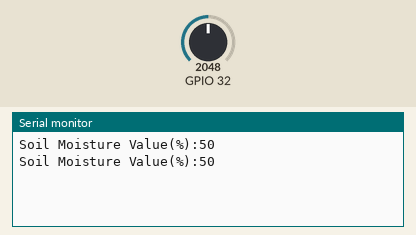
The sketch below on a simulated ESP32. On the bench: the last lines printed to the serial monitor. The inputs (shaded band) are chosen by the test bench; at power-on: GPIO 32 = 2048.

Above: at 1.8 s.
1.9 s: GPIO 32 set to 2866
At 2.8 s:
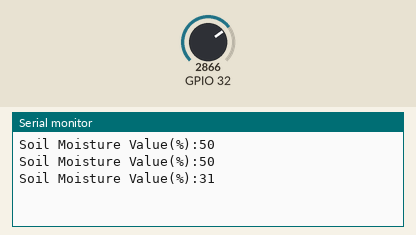
3.4 s: GPIO 32 set to 3603
At 4.8 s:
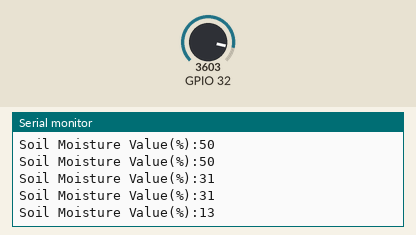
Timing chart, 0 to 6.4 s (numbered marks = the images above; inputs shaded):
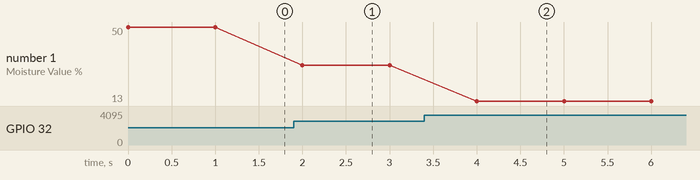

The sketch:

analogRead_soil.ino
```cpp
/* 12 Bit Resolution */
void setup()
{
  Serial.begin(115200);
}

void loop()
{
  int soil=map(analogRead(32),0,4095,100,0);
  Serial.print("Soil Moisture Value(%):");
  Serial.println(soil);
  delay(1000);
}
```

Measured:
- after the input at 1.9 s, the serial monitor: prints a new line after 0.10 s (image 1)
- after the input at 3.4 s, the serial monitor: prints a new line after 0.60 s (image 2)
- plotted number 1: 50 → 31 after the input at 1.9 s, 31 → 13 after the input at 3.4 s
